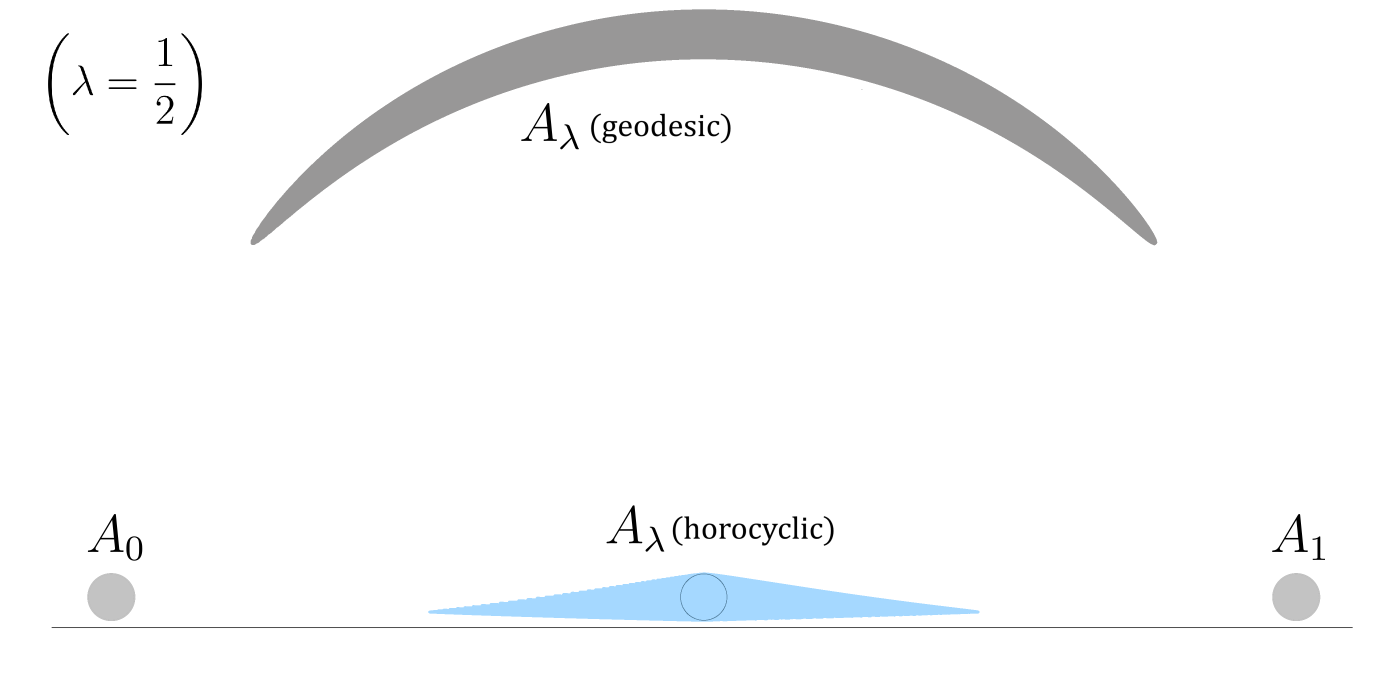
#> input picture horosum_text_blue.png, 4177 x 2028 px (shown at 1/3 size)
$ python recolor_horosum.py
#> lines starting #> are read from the running program, lines starting #| are printed output that depends on the picture; after the words box and inside, x2 and y2 are one past the last pixel; in counts of white or black regions, pixels touching at a corner belong together
"""
Recolor horosum_text_blue.png to match fig_complex_euclidean_disc palette:
  A_0                    -> blue   (#5B9BD5)
  A_1                    -> orange (#ED7D31)
  A_lambda (geodesic)    -> gold   (#FFC000)
  A_lambda (horocyclic)  -> green  (#70AD47)

The three gray blobs (A_0 left, A_1 right, geodesic arc top) are
disambiguated by connected-component labeling. The light-blue horocyclic
blob is recolored by color match. Text and thin outlines stay untouched.
"""

import numpy as np
from PIL import Image
from scipy.ndimage import label


SRC = "horosum_text_blue.png"
DST = "horosum_text_recolored.png"

TARGET_A0  = (0x5B, 0x9B, 0xD5)
TARGET_A1  = (0xED, 0x7D, 0x31)
TARGET_GEO = (0xFF, 0xC0, 0x00)
TARGET_HOR = (0x70, 0xAD, 0x47)


def recolor_mask(arr_rgb, alpha, mask, target):
    """Blend `target` into rgba pixels under `mask`, preserving original luminance variation."""
    if not mask.any():
        return
    orig = arr_rgb[mask].astype(np.float32)
    lum = orig.mean(axis=1) / 255.0  # 0..1 — keeps anti-aliased edges soft

    # Map: pure target where lum ~ mid-gray (~0.65 for the body), fading
    # toward white at lum = 1 to preserve soft edges. Anything darker than
    # mid-gray keeps the target color.
    t = np.array(target, dtype=np.float32)
    white = np.array([255.0, 255.0, 255.0], dtype=np.float32)

    # Edge factor: 0 deep in shape, 1 at the white background.
    # Calibrate against the typical body luminance to avoid washing things out.
    body_lum = np.median(lum)
    edge_t = np.clip((lum - body_lum) / max(1e-3, 1.0 - body_lum), 0.0, 1.0)
    new = (1.0 - edge_t[:, None]) * t + edge_t[:, None] * white
    arr_rgb[mask] = np.clip(new, 0, 255).astype(np.uint8)


def main():
    im = Image.open(SRC).convert("RGBA")
    arr = np.array(im)
    rgb = arr[..., :3].copy()
#> rgb is the input picture: shape (2028, 4177, 3); mean R, G, B 247.7, 248.4, 249
    a = arr[..., 3]
#> a: shape (2028, 4177); every value is 255

    R, G, B = rgb[..., 0].astype(np.int16), rgb[..., 1].astype(np.int16), rgb[..., 2].astype(np.int16)

    # --- Light-blue horocyclic blob: B > R and B > G by a margin, and it's not white.
    blue_mask = (B > R + 25) & (B > G + 10)  # B>R+25 already excludes white
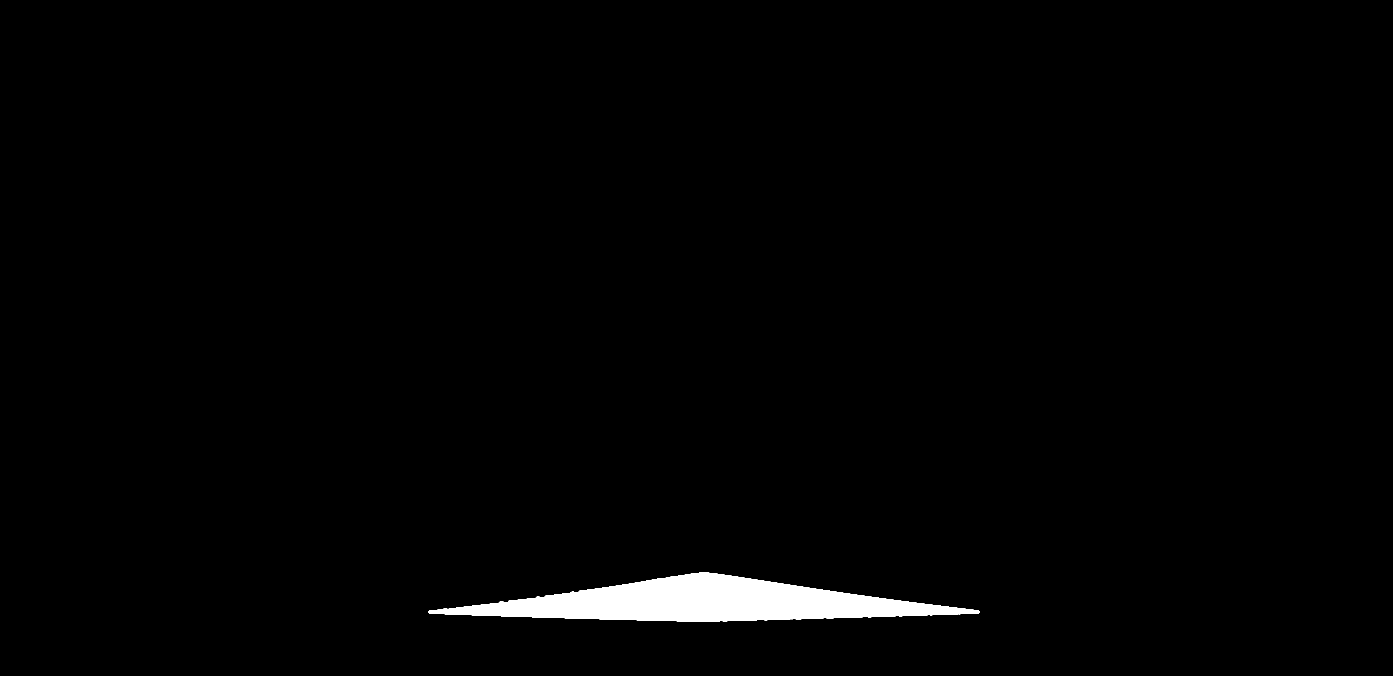
#> blue_mask: shape (2028, 4177) bool (shown at 1/3 size); 1.5% white; 1 white region, box (x1, y1, x2, y2) and area: (1284, 1717, 2939, 1865) 127234

    # --- Gray blobs: R ~ G ~ B, not too dark (avoid text/outlines), not white.
    max_ch = np.maximum.reduce([R, G, B])
    min_ch = np.minimum.reduce([R, G, B])
    is_grayish = (max_ch - min_ch <= 15)
    is_midtone = (max_ch > 120) & (max_ch < 235)
#> is_midtone: shape (2028, 4177) bool; 4.7% white; 1452 white regions (1383 under 20 px), largest, box (x1, y1, x2, y2) and area: (752, 28, 3472, 736) 355910, (262, 1719, 406, 1863) 16357, (3817, 1719, 3961, 1863) 16341
    gray_mask = is_grayish & is_midtone

    # Label gray connected components and pick the three biggest.
    lbl, n = label(gray_mask)
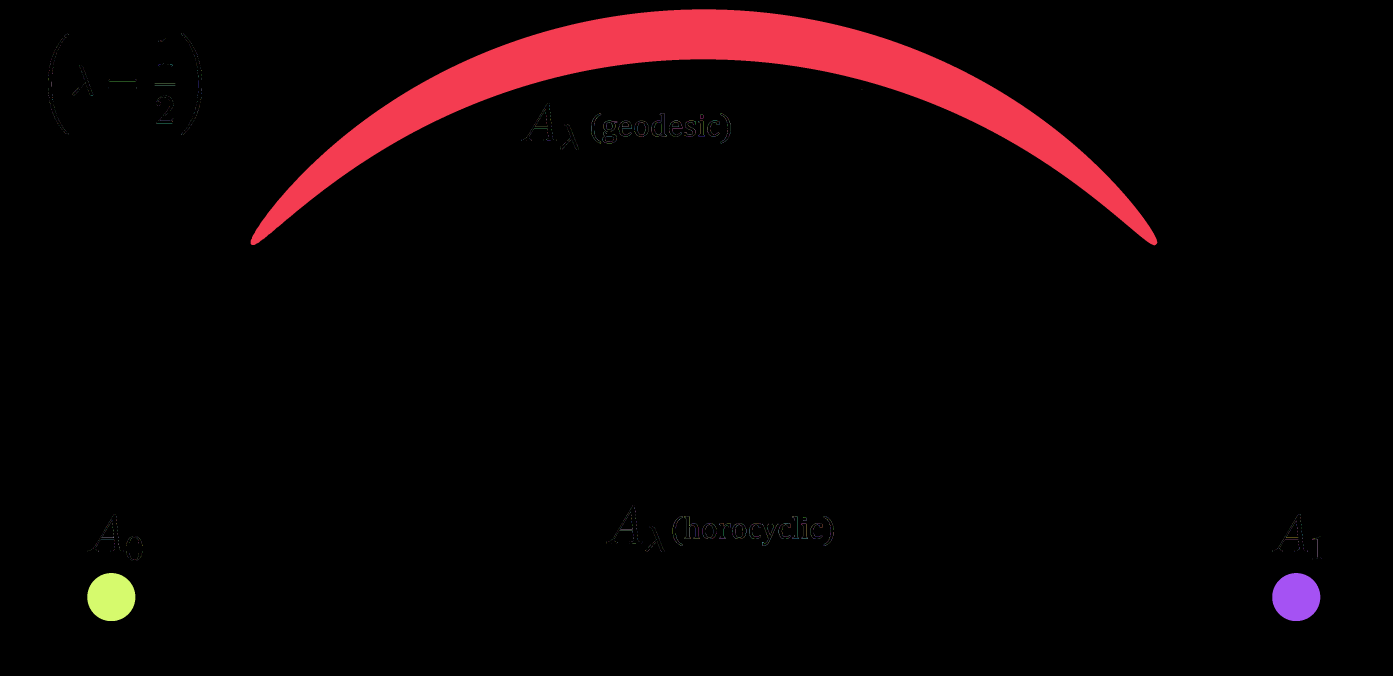
#> lbl: shape (2028, 4177) int32 (shown at 1/3 size); 2797 distinct labels, from 0 to 2796; one colour per label, 0 black
#> n = 2796
    sizes = np.bincount(lbl.ravel())
#> sizes = 2797 values, max 8075556 at index 0, min 1 at index 2, mean 3028.6
    # component 0 is background; pick top 3 by size.
    comp_ids = np.argsort(sizes[1:])[::-1][:3] + 1
#> comp_ids = [1, 2795, 2796]

    # For each component find centroid x and area.
    comps = []
    for cid in comp_ids:
        ys, xs = np.where(lbl == cid)
        comps.append({
            "id": int(cid),
            "x": float(xs.mean()),
            "y": float(ys.mean()),
            "area": int(len(xs)),
            "mask": (lbl == cid),
        })
#> this loop made 3 passes
#> cid on passes 2 to 3: 2795, 2796
#> after the loop, comps = 3 items

    # Geodesic arc is the largest by area; among the remaining two, leftmost = A_0, rightmost = A_1.
    comps_by_area = sorted(comps, key=lambda c: -c["area"])
#> comps_by_area = 3 items
    geo = comps_by_area[0]
#> geo = 5 items
    rest = sorted(comps_by_area[1:], key=lambda c: c["x"])
#> rest = 2 items
    a0, a1 = rest[0], rest[1]

    print(f"geo: x={geo['x']:.0f} y={geo['y']:.0f} area={geo['area']}")
#| geo: x=2113 y=262 area=355910
    print(f"A_0: x={a0['x']:.0f} y={a0['y']:.0f} area={a0['area']}")
#| A_0: x=333 y=1791 area=16357
    print(f"A_1: x={a1['x']:.0f} y={a1['y']:.0f} area={a1['area']}")
#| A_1: x=3888 y=1791 area=16341

    recolor_mask(rgb, a, geo["mask"],  TARGET_GEO)
#> in recolor_mask, `body_lum = np.median(lum)`: body_lum = 0.593
#> in recolor_mask, `arr_rgb[mask] = np.clip(new, 0, 255).astype(np.uint8)`:
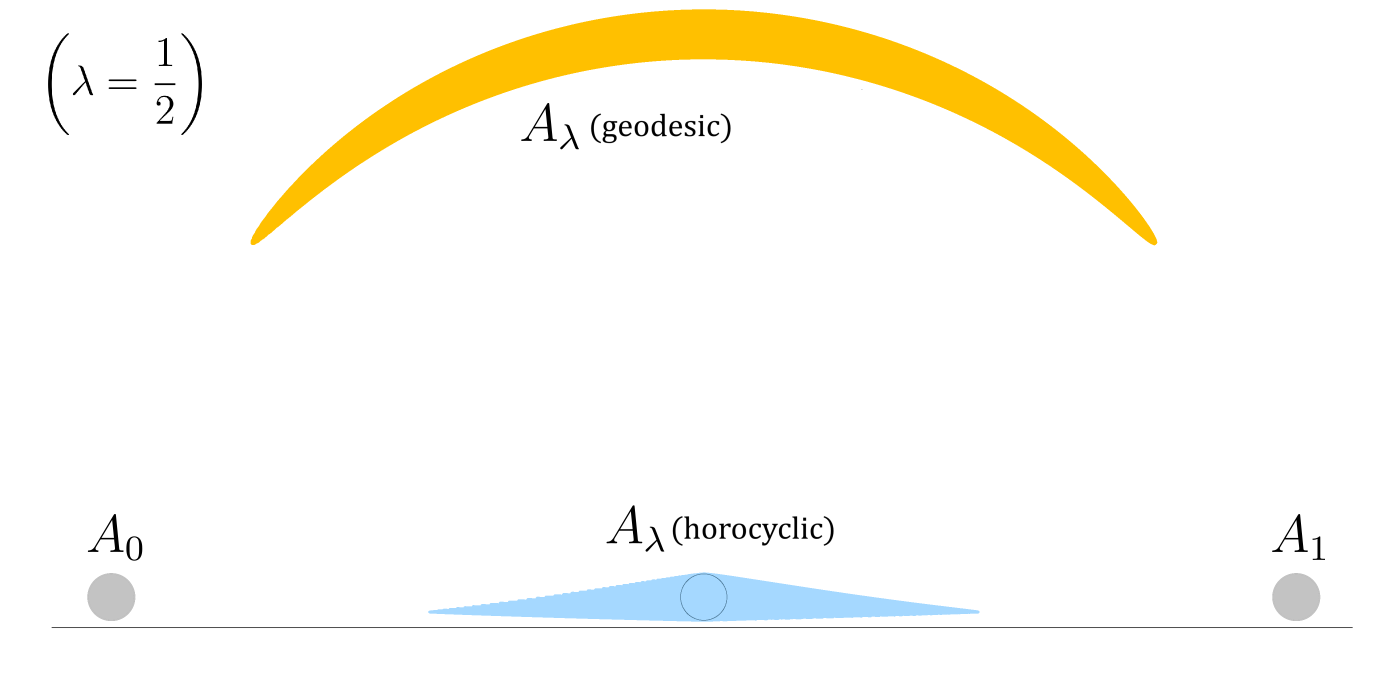
#> arr_rgb: shape (2028, 4177, 3) (shown at 1/3 size); mean R, G, B 252, 250.1, 242.6
    recolor_mask(rgb, a, a0["mask"],   TARGET_A0)
    recolor_mask(rgb, a, a1["mask"],   TARGET_A1)
    recolor_mask(rgb, a, blue_mask,    TARGET_HOR)

    arr[..., :3] = rgb
    Image.fromarray(arr).save(DST)
    print(f"Wrote {DST}")


if __name__ == "__main__":
    main()

$ run again, with horosum_layer_base.png copied over horosum_text_blue.png
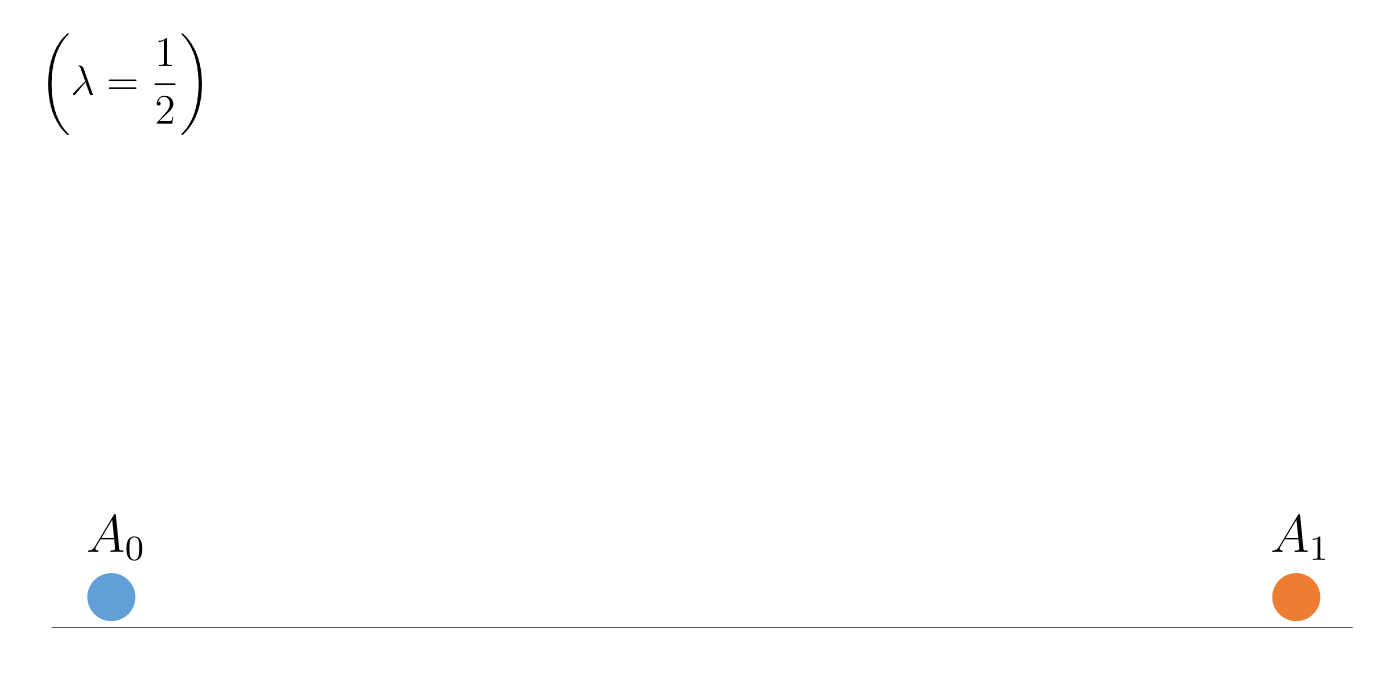
#> input picture horosum_layer_base.png, 4177 x 2028 px (shown at 1/3 size)
#> in main, im is the input picture: PIL image 4177x2028 RGBA; mean R, G, B, A 251.1, 249.2, 239.6, 1.7
#> in main, `blue_mask = (B > R + 25) & (B > G + 10)`:
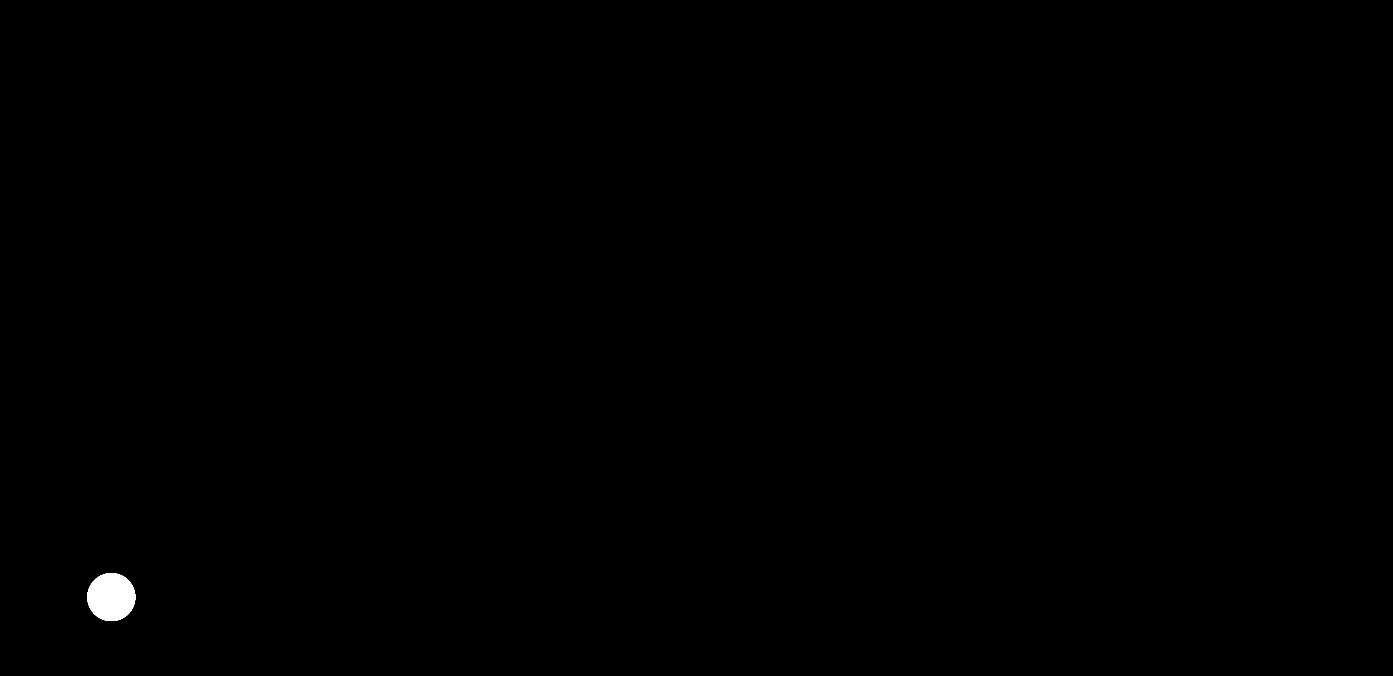
#> blue_mask: shape (2028, 4177) bool (shown at 1/3 size); 0.19% white; 1 white region, box (x1, y1, x2, y2) and area: (262, 1719, 406, 1863) 16357
#> is_grayish: shape (2028, 4177) bool; 93.9% white; 4 black regions, box (x1, y1, x2, y2) and area: (752, 28, 3472, 736) 355910, (1284, 1717, 2939, 1865) 127234, (262, 1719, 406, 1863) 16357, (3817, 1719, 3961, 1863) 16341
#> is_midtone: shape (2028, 4177) bool; 1.8% white; 1450 white regions (1383 under 20 px), largest, box (x1, y1, x2, y2) and area: (1284, 1717, 2939, 1865) 127234, (262, 1719, 406, 1863) 16331, (2052, 1549, 2080, 1617) 143
#> in main, `gray_mask = is_grayish & is_midtone`:
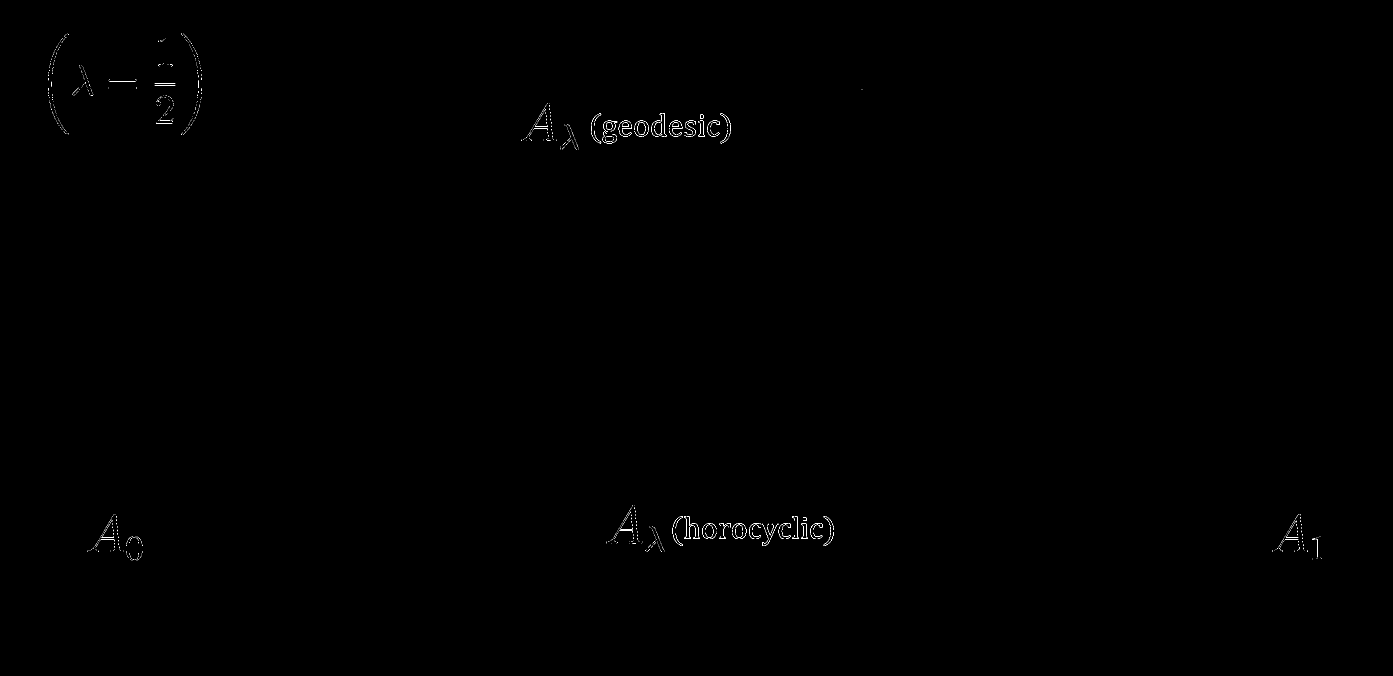
#> gray_mask: shape (2028, 4177) bool (shown at 1/3 size); 0.08% white in thin lines or dots, all inside (x1, y1, x2, y2) = (144, 100, 3965, 1682)
#> lbl: shape (2028, 4177) int32; 2794 distinct labels, from 0 to 2793
#> n = 2793
#> sizes = 2794 values, max 8464164 at index 0, min 1 at index 1, mean 3031.8
#> comp_ids = [213, 225, 220]
#> the loop in main, `for cid in comp_ids:` made 3 passes
#> cid on passes 1 to 3: 213, 225, 220
#> after the loop in main, `for cid in comp_ids:`: comps = 3 items
#> geo = 5 items
#> rest = 2 items
#| geo: x=367 y=243 area=79
#| A_0: x=494 y=255 area=62
#| A_1: x=494 y=249 area=62
#> orig = 79 rows, first 8: [218, 218, 218], [187, 187, 187], [170, 170, 170], [170, 170, 170], [170, 170, 170], [170, 170, 170], [170, 170, 170], [170, 170, 170]
#> lum = 79 values, max 0.855 at index 0, min 0.667 at index 2, mean 0.672
#> body_lum = 0.667
#> edge_t = 79 values, max 0.565 at index 0, min 0 at index 2, mean 0.0149
#> new = 79 rows, first 8: [255, 227.6, 144], [255, 204.6, 51], [255, 192, 0], [255, 192, 0], [255, 192, 0], [255, 192, 0], [255, 192, 0], [255, 192, 0]
#> orig = 62 rows, first 8: [195, 195, 195], [187, 187, 187], [187, 187, 187], [187, 187, 187], [187, 187, 187], [187, 187, 187], [187, 187, 187], [187, 187, 187]
#> new = 62 rows, first 8: [110.3, 166.8, 217.9], [91, 155, 213], [91, 155, 213], [91, 155, 213], [91, 155, 213], [91, 155, 213], [91, 155, 213], [91, 155, 213]
#> orig = 62 rows, first 8: [232, 232, 232], [229, 229, 229], [229, 229, 229], [229, 229, 229], [229, 229, 229], [229, 229, 229], [229, 229, 229], [229, 229, 229]
#> new = 62 rows, first 8: [239.1, 140, 72.77], [237, 125, 49], [237, 125, 49], [237, 125, 49], [237, 125, 49], [237, 125, 49], [237, 125, 49], [237, 125, 49]
